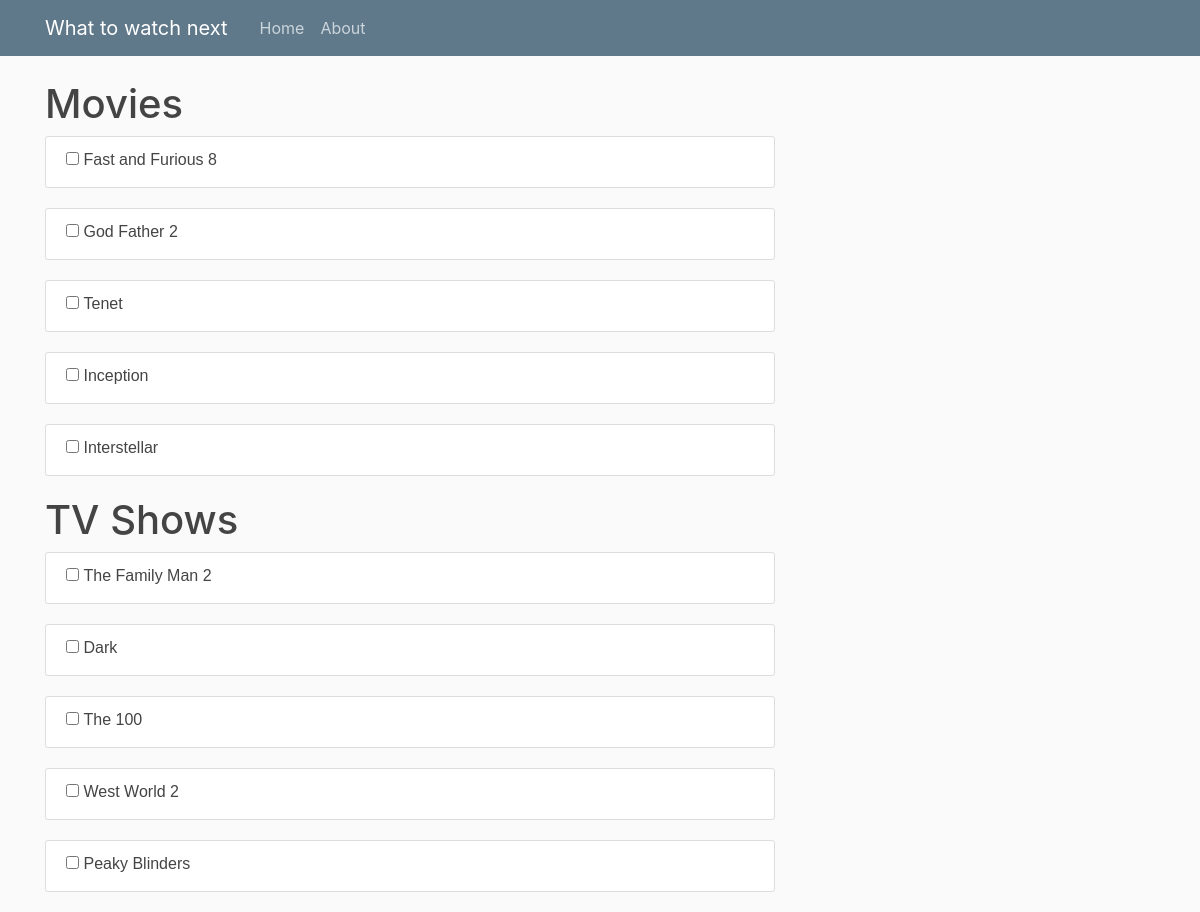
The page /home on the database its author committed.
### flask_app/models.py (models this page shows, shortened)
class Movies(db.Model):
    id = db.Column(db.Integer, primary_key=True)
    title = db.Column(db.String(50), unique=True, nullable=False)
    date_posted = db.Column(db.DateTime, nullable=False, default=datetime.utcnow)
    watched = db.Column(db.String, nullable=False, default='False')

class Series(db.Model):
    id = db.Column(db.Integer, primary_key=True)
    title = db.Column(db.String(50), unique=True, nullable=False)
    date_posted = db.Column(db.DateTime, nullable=False, default=datetime.utcnow)
    watched = db.Column(db.String, nullable=False, default='False')

### flask_app/routes.py (the view)
@app.route('/')
@app.route('/home')
def hello():
    movies = Movies.query.all()
    series = Series.query.all()
    return render_template('home.html', movies=movies, series=series)

### flask_app/templates/home.html
{% extends "layout.html" %}
{% block content %}
    <h1>Movies</h1>
    {% for movie in movies %}
        <article class="media content-section">
          <div class="media-body">
              <input type="checkbox" id="movie" name="movie">
              <label for="movie">{{ movie.title }}</label>
          </div>
        </article>
    {% endfor %}
    <h1>TV Shows</h1>
    {% for series in series %}
        <article class="media content-section">
          <div class="media-body">
              <input type="checkbox" id="show" name="show">
              <label for="show">{{ series.title }}</label>
          </div>
        </article>
    {% endfor %}
{% endblock content%}

### flask_app/templates/layout.html (shortened to what this page needs)
<!DOCTYPE html>
<html lang="en">
<head>
    <link rel="stylesheet" href="https://maxcdn.bootstrapcdn.com/bootstrap/4.0.0/css/bootstrap.min.css">
    <link rel="stylesheet" type="text/css" href="{{ url_for('static', filename= 'main.css') }}">
</head>
<body>
    <header class="site-header">
        <nav class="navbar navbar-expand-md navbar-dark bg-steel fixed-top">
            <div class="container">
                <a class="navbar-brand mr-4" href="/">What to watch next</a>
            <div class="collapse navbar-collapse" id="navbarToggle">
             <div class="navbar-nav mr-auto">
                <a class="nav-item nav-link" href="/">Home</a>
                <a class="nav-item nav-link" href="/about">About</a>
             </div>
            </div>
            </div>
        </nav>
    </header>
    <main role="main" class="container">
        <div class="row">
         <div class="col-md-8">
            {% block content %}{% endblock %}
         </div>
        </div>
    </main>
</body>
</html>

### flask_app/static/main.css (style rules this page uses)
body { background: #fafafa; color: #333333; margin-top: 5rem; }
h1, h2, h3, h4, h5, h6 { color: #444444; }
label { color: #444444; font: 1rem 'Fira Sans', sans-serif; }
.bg-steel { background-color: #5f788a; }
.site-header .navbar-nav .nav-link { color: #cbd5db; }
.content-section { background: #ffffff; padding: 10px 20px; border: 1px solid #dddddd; border-radius: 3px; margin-bottom: 20px; }

### rows shown on the page
Movies: title "Fast and Furious 8"
Movies: title "God Father 2"
Movies: title "Tenet"
Movies: title "Inception"
Movies: title "Interstellar"
Series: title "The Family Man 2"
Series: title "Dark"
Series: title "The 100"
Series: title "West World 2"
Series: title "Peaky Blinders"
